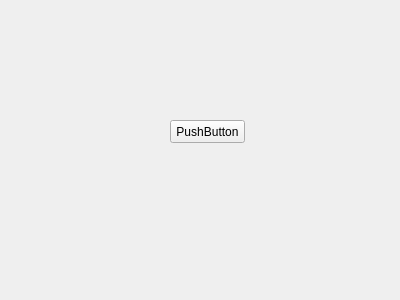
<?xml version="1.0" encoding="UTF-8"?>
<ui version="4.0">
 <class>Form</class>
 <widget class="QWidget" name="Form">
  <property name="geometry">
   <rect>
    <x>0</x>
    <y>0</y>
    <width>400</width>
    <height>300</height>
   </rect>
  </property>
  <property name="windowTitle">
   <string>Form</string>
  </property>
  <widget class="QPushButton" name="Notaus">
   <property name="geometry">
    <rect>
     <x>170</x>
     <y>120</y>
     <width>75</width>
     <height>23</height>
    </rect>
   </property>
   <property name="text">
    <string>PushButton</string>
   </property>
  </widget>
 </widget>
 <resources/>
 <connections/>
</ui>
